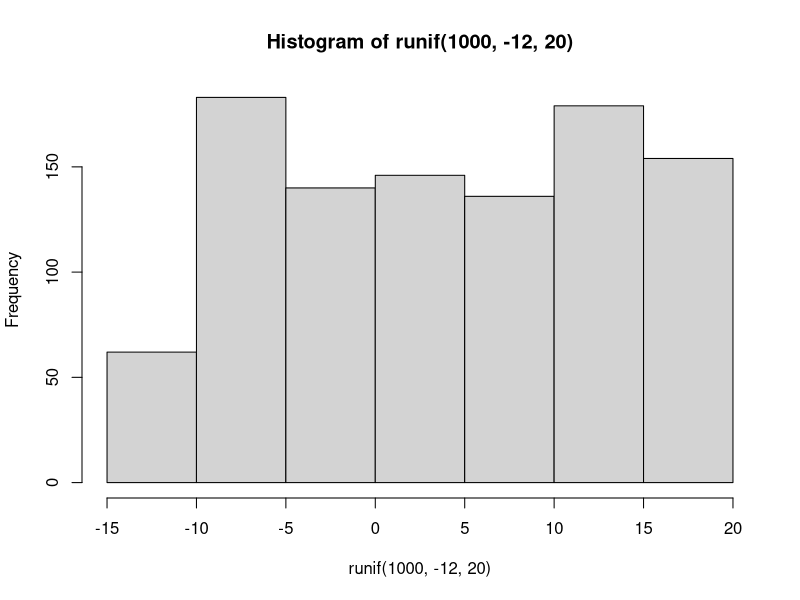
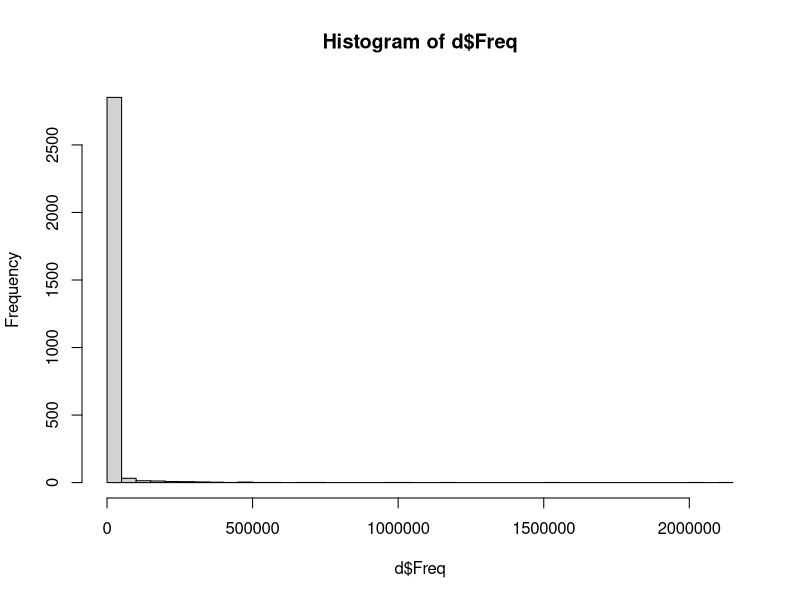
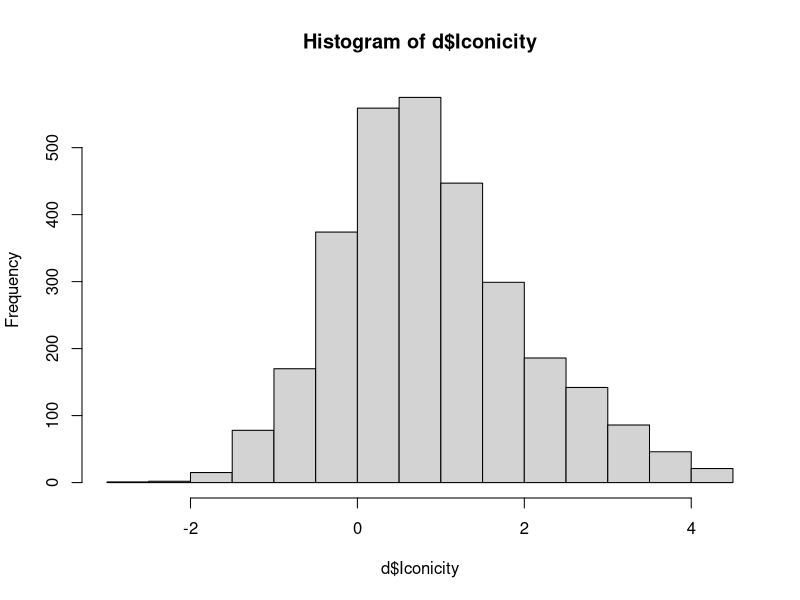
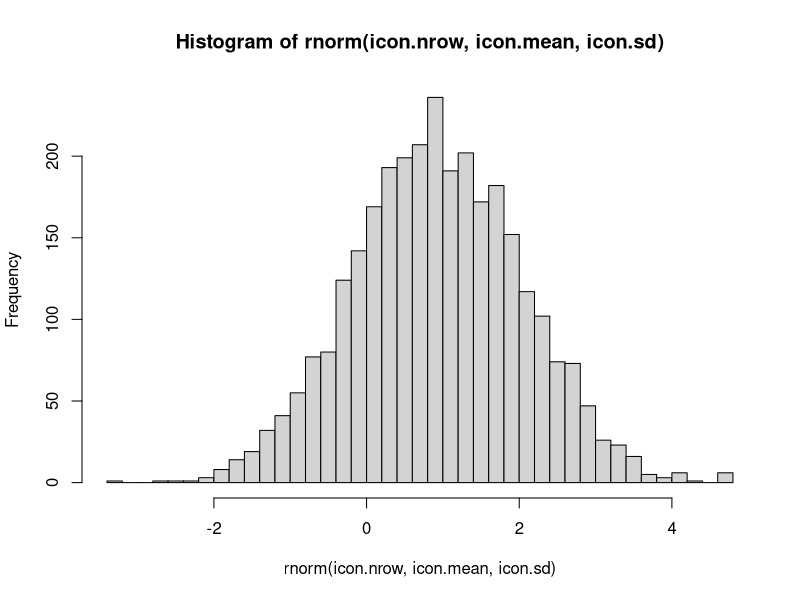
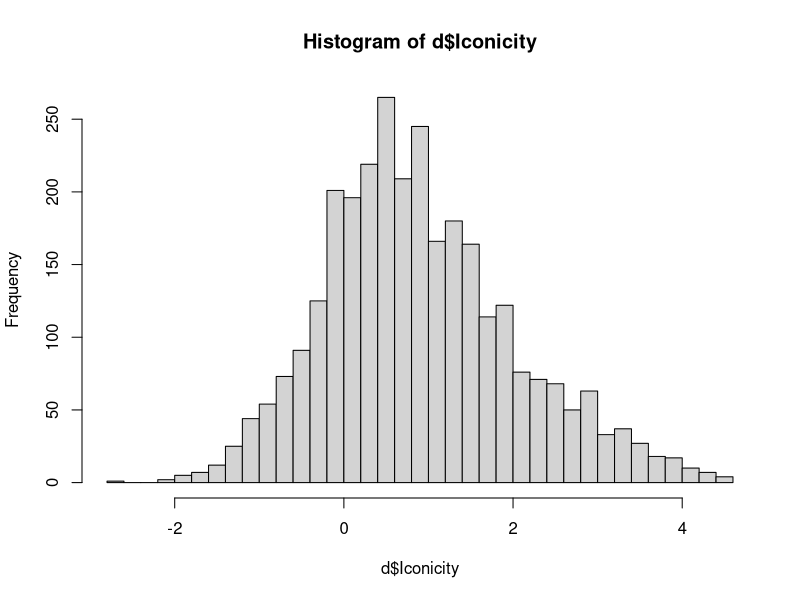
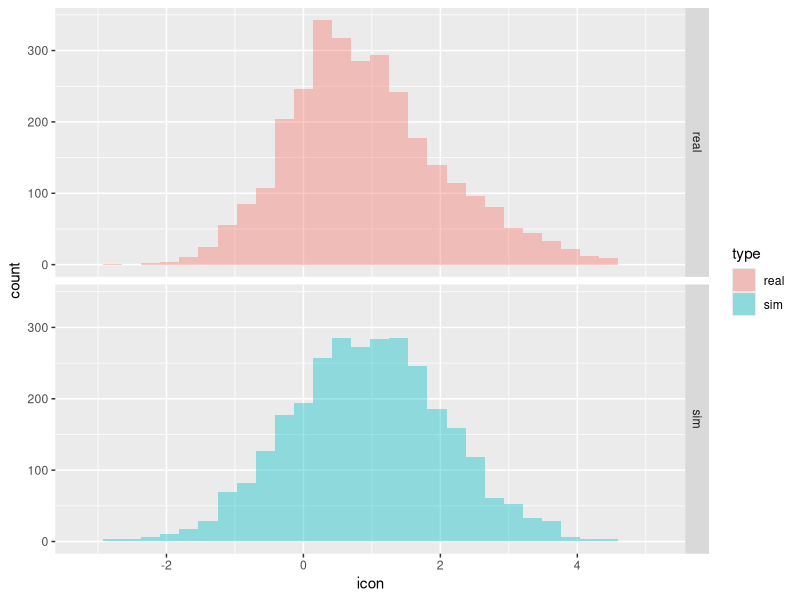
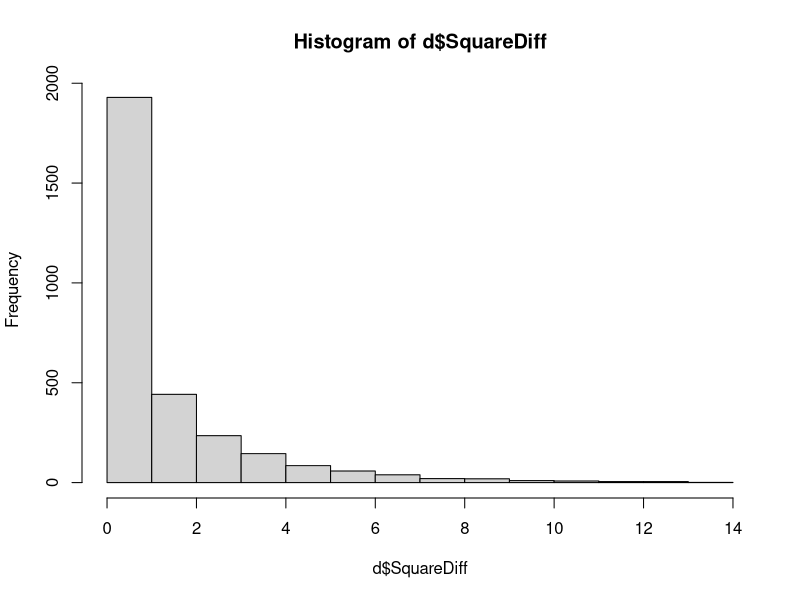

Here is the R script that generated these plots, in order:
## ---- chunk 1
library(tidyverse)
x = c(1, 5, 10, 3, NA)
mean(x, na.rm=T)
sd(x)
sd(x, na.rm=T)
## ---- chunk 2
rnorm(5, 0, 1)

mean(rnorm(5, 0, 1))

mean(rnorm(100000, 0, 1))

sd(rnorm(100000, 0, 1))

sd(rnorm(5, 0, 1))


rbinom(3, 1, .5)

x = rnorm(100000, 0, 1)
mean(x < 0)
mean(-1 < x & x < 1)

#
runif(5, 5, 10)
runif(5, -12, 20)
hist(runif(1000, -12, 20))
## ---- chunk 3
d = read_csv("../textbook/data/perry_winter_2017_iconicity.csv")
arrange(d, -Iconicity) %>%
  select(Word, POS, Iconicity)

arrange(d, Iconicity) %>%
  select(Word, POS, Iconicity)
## ---- chunk 4
hist(d$Freq, breaks=50)
hist(d$Iconicity)

icon.mean = mean(d$Iconicity)
icon.sd = sd(d$Iconicity)
icon.nrow = nrow(d)
## ---- chunk 5
print(hist(rnorm(icon.nrow, icon.mean, icon.sd), breaks=50))
print(hist(d$Iconicity, breaks=50))

icon = tibble(icon=d$Iconicity, type="real")
sampled = tibble(icon=rnorm(icon.nrow, icon.mean, icon.sd), type="sim")
icon.sampled = bind_rows(icon, sampled)
ggplot(icon.sampled, aes(x=icon, fill=type)) +
  geom_histogram(alpha=.4)  +
  facet_grid(type ~ .)

nrow(filter(icon.sampled, type == "real"))
nrow(filter(icon.sampled, type == "sim"))

## ---- chunk 6
d$Prediction = mean(d$Iconicity)
## ---- chunk 7
d$Residual = d$Iconicity - d$Prediction
sum(d$Residual) # this is close to 0 because we have a mixture of negatives and positives
sum(abs(d$Residual)) # absolute total error
sum(abs(d$Residual))/nrow(d)
## ---- chunk 8
d$SquareDiff = d$Residual * d$Residual
hist(d$SquareDiff)
sum(d$SquareDiff)
sum(d$SquareDiff)/nrow(d)
## ---- chunk 9
group_by(d, POS) %>%
  summarise(icon.mean=mean(Iconicity))

d = group_by(d,POS) %>%
  mutate(pos.mean = mean(Iconicity))

d$Residual.Pos = d$pos.mean - d$Iconicity
d$SquareDiff.Pos = d$Residual.Pos * d$Residual.Pos

# using overall mean
sum(d$SquareDiff)/nrow(d)

# using group means
sum(d$SquareDiff.Pos)/nrow(d)
## ---- chunk 10
rbinom(3, 1, .5)
